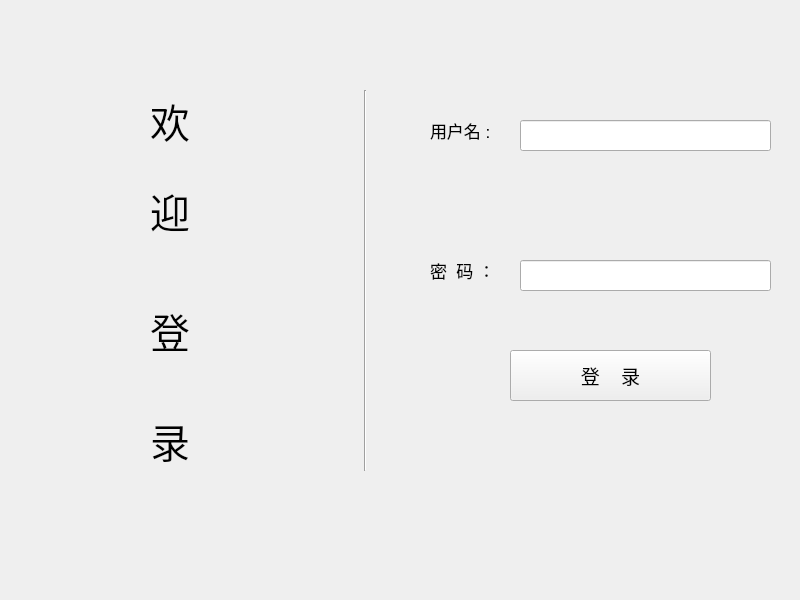
<?xml version="1.0" encoding="UTF-8"?>
<ui version="4.0">
 <class>MainWindow</class>
 <widget class="QMainWindow" name="MainWindow">
  <property name="geometry">
   <rect>
    <x>0</x>
    <y>0</y>
    <width>800</width>
    <height>600</height>
   </rect>
  </property>
  <property name="minimumSize">
   <size>
    <width>800</width>
    <height>600</height>
   </size>
  </property>
  <property name="windowTitle">
   <string>MainWindow</string>
  </property>
  <property name="styleSheet">
   <string notr="true"/>
  </property>
  <property name="iconSize">
   <size>
    <width>600</width>
    <height>400</height>
   </size>
  </property>
  <widget class="QWidget" name="centralwidget">
   <widget class="QLabel" name="usernameLabel">
    <property name="geometry">
     <rect>
      <x>430</x>
      <y>110</y>
      <width>81</width>
      <height>40</height>
     </rect>
    </property>
    <property name="minimumSize">
     <size>
      <width>0</width>
      <height>40</height>
     </size>
    </property>
    <property name="font">
     <font>
      <pointsize>13</pointsize>
     </font>
    </property>
    <property name="text">
     <string>用户名 :</string>
    </property>
   </widget>
   <widget class="QLabel" name="passwordLabel">
    <property name="geometry">
     <rect>
      <x>430</x>
      <y>250</y>
      <width>81</width>
      <height>40</height>
     </rect>
    </property>
    <property name="minimumSize">
     <size>
      <width>0</width>
      <height>40</height>
     </size>
    </property>
    <property name="font">
     <font>
      <pointsize>13</pointsize>
     </font>
    </property>
    <property name="text">
     <string>密  码 ：</string>
    </property>
   </widget>
   <widget class="QLineEdit" name="usernameInput">
    <property name="geometry">
     <rect>
      <x>520</x>
      <y>120</y>
      <width>251</width>
      <height>31</height>
     </rect>
    </property>
    <property name="minimumSize">
     <size>
      <width>200</width>
      <height>20</height>
     </size>
    </property>
    <property name="font">
     <font>
      <pointsize>11</pointsize>
     </font>
    </property>
   </widget>
   <widget class="QLineEdit" name="passwordInput">
    <property name="geometry">
     <rect>
      <x>520</x>
      <y>260</y>
      <width>251</width>
      <height>31</height>
     </rect>
    </property>
    <property name="minimumSize">
     <size>
      <width>200</width>
      <height>20</height>
     </size>
    </property>
    <property name="font">
     <font>
      <pointsize>11</pointsize>
     </font>
    </property>
   </widget>
   <widget class="QPushButton" name="logBtn">
    <property name="geometry">
     <rect>
      <x>510</x>
      <y>350</y>
      <width>201</width>
      <height>51</height>
     </rect>
    </property>
    <property name="font">
     <font>
      <pointsize>14</pointsize>
     </font>
    </property>
    <property name="text">
     <string>登    录</string>
    </property>
   </widget>
   <widget class="QLabel" name="welcomLabel">
    <property name="geometry">
     <rect>
      <x>150</x>
      <y>70</y>
      <width>100</width>
      <height>100</height>
     </rect>
    </property>
    <property name="minimumSize">
     <size>
      <width>100</width>
      <height>100</height>
     </size>
    </property>
    <property name="font">
     <font>
      <family>幼圆</family>
      <pointsize>30</pointsize>
     </font>
    </property>
    <property name="text">
     <string>欢</string>
    </property>
   </widget>
   <widget class="Line" name="line">
    <property name="geometry">
     <rect>
      <x>310</x>
      <y>90</y>
      <width>111</width>
      <height>381</height>
     </rect>
    </property>
    <property name="orientation">
     <enum>Qt::Vertical</enum>
    </property>
   </widget>
   <widget class="QLabel" name="welcomLabel_2">
    <property name="geometry">
     <rect>
      <x>150</x>
      <y>160</y>
      <width>100</width>
      <height>100</height>
     </rect>
    </property>
    <property name="minimumSize">
     <size>
      <width>100</width>
      <height>100</height>
     </size>
    </property>
    <property name="font">
     <font>
      <family>幼圆</family>
      <pointsize>30</pointsize>
     </font>
    </property>
    <property name="text">
     <string>迎</string>
    </property>
   </widget>
   <widget class="QLabel" name="welcomLabel_3">
    <property name="geometry">
     <rect>
      <x>150</x>
      <y>280</y>
      <width>100</width>
      <height>100</height>
     </rect>
    </property>
    <property name="minimumSize">
     <size>
      <width>100</width>
      <height>100</height>
     </size>
    </property>
    <property name="font">
     <font>
      <family>幼圆</family>
      <pointsize>30</pointsize>
     </font>
    </property>
    <property name="text">
     <string>登</string>
    </property>
   </widget>
   <widget class="QLabel" name="welcomLabel_4">
    <property name="geometry">
     <rect>
      <x>150</x>
      <y>390</y>
      <width>100</width>
      <height>100</height>
     </rect>
    </property>
    <property name="minimumSize">
     <size>
      <width>100</width>
      <height>100</height>
     </size>
    </property>
    <property name="font">
     <font>
      <family>幼圆</family>
      <pointsize>30</pointsize>
     </font>
    </property>
    <property name="text">
     <string>录</string>
    </property>
   </widget>
  </widget>
 </widget>
 <resources/>
 <connections/>
</ui>
